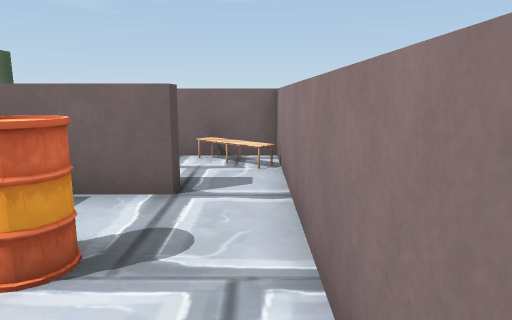
view 1 (above)

12 first-person views from a walk through a scene from a Unity 3-D project. The camera is 1.4 m above the floor, tilts 10° down and sees 70° across. Doors are open. The floor is counted in squares, 1 m on a side. Each view is taken from the middle of a square. On the plan, view 1 faces up. The plan holds only what a view shows up to about 16 squares ahead; the rest is blank. Some animated figures are left out. Some surface patterns are stand-ins.

view 2
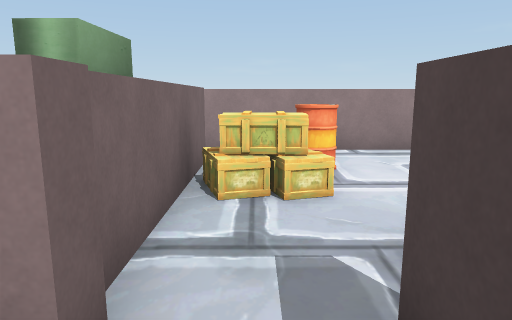

view 3
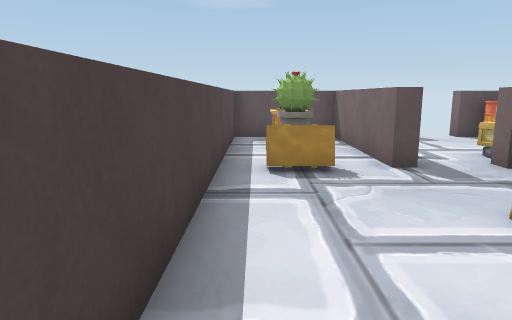

view 4
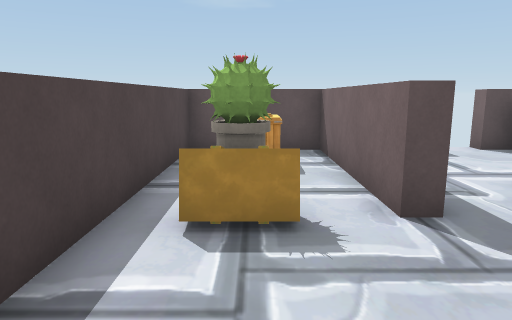

view 5
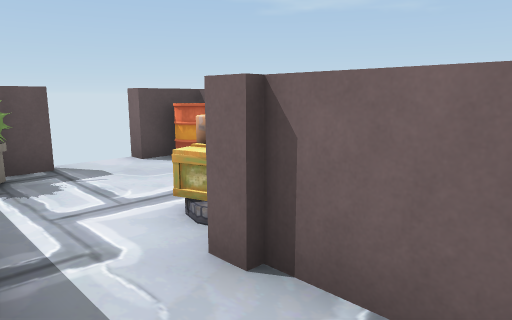

view 6
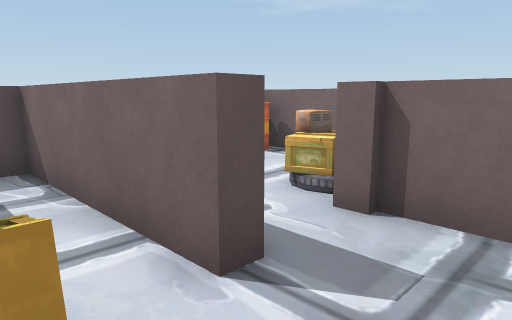

view 7
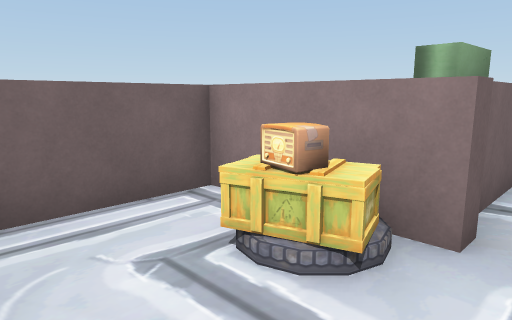

view 8
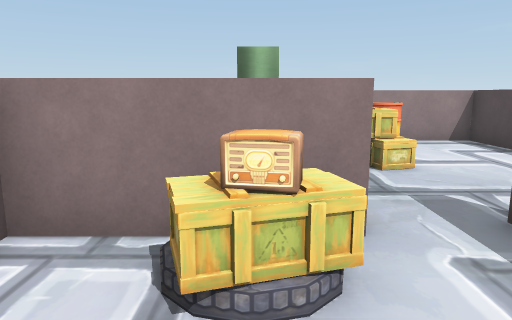

view 9
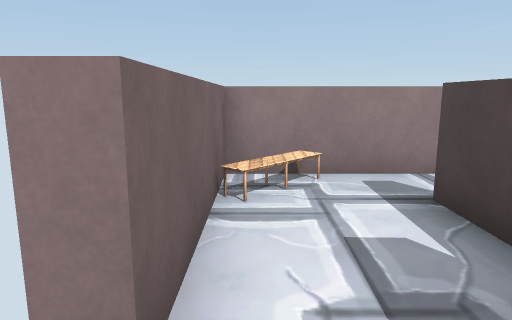

view 10
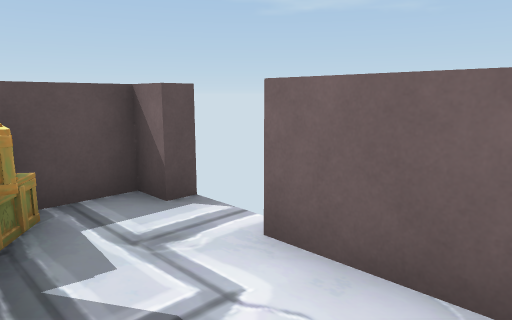

view 11
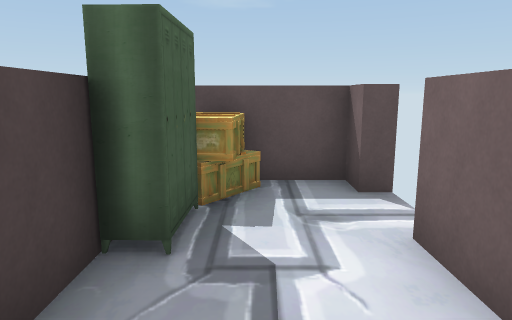

view 12
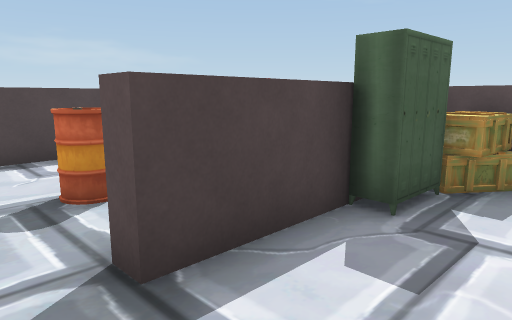

### Floor plan
Points are (right, up) in squares from view 1. A wall is a line through its corners. A room is listed if a view was taken in it or the views show most of it. See-through windows are left out.
Room 1 (views 1, 3, 4, 5, 6)
walls: (-7, 3.2) (-7, 2.7) (-12.5, 2.7) (-12.5, -0.7) (0.5, -0.7) (0.5, 5.5); (-1.2, 5.1) (-7, 5.1)
ways out: open door at (-7.5, 4) to room 2; open door at (-0.5, 5.5) to room 3
objects: cactus (-8, 1); box (-7, 0) to (-7, 1); box (-4, 3) to (-3, 3); box (-4, 4) to (-3, 5); barrel (-2, 3)
Room 2 (views 2, 7, 8)
walls: (-7.5, 6.4) (-7.5, 8.5) (-12.5, 8.5) (-12.5, 6.9); (-12.5, 5.1) (-12.5, 4.2); (-7.5, 4.9) (-7.5, 5.6); (-8, 3.2) (-7, 3.2)
ways out: open door at (-7.5, 4) to room 1; gap at (-13, 6)
objects: cactus (-12, 4); barrel (-12, 8); radio (-9, 6) to (-8, 6); box (-8, 5); box (-8, 7)
Room 3 (views 9, 10, 11, 12)
walls: (-2.6, 5.6) (-1.2, 5.6); (-6.2, 8.5) (-7, 8.5) (-7, 6.5); (0.5, 5.5) (0.5, 8.5) (-4.4, 8.5)
ways out: open door at (-0.5, 5.5) to room 1; open door at (-5.5, 9)
objects: box (-6, 6) to (-6, 7); locker (-5, 6) to (-4, 6)

Positions as (right, up) in squares from view 1, and headings:
1: (0, 0), facing up
2: (-9, 4), facing right
3: (0, 0), facing left
4: (-3, 1), facing left
5: (-5, 3), facing up-left
6: (-5, 1), facing up-left
7: (-11, 4), facing up-right
8: (-11, 6), facing right
9: (-6, 8), facing right
10: (-2, 6), facing up-left
11: (-1, 7), facing left
12: (0, 8), facing down-left
